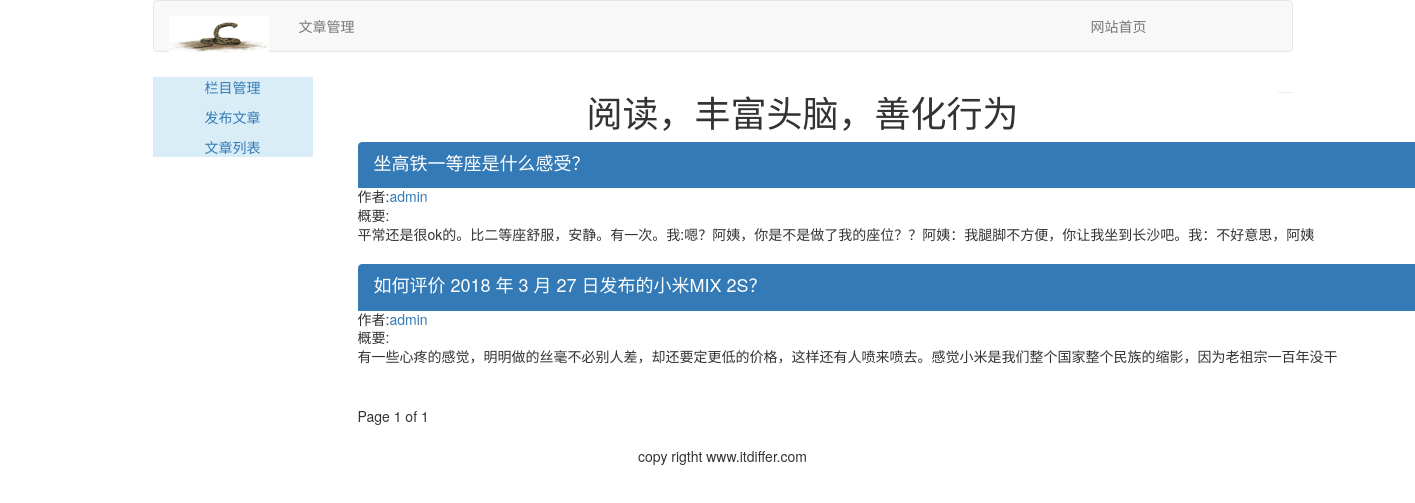
Page /article/list_article_titles/ on the earlier database version.
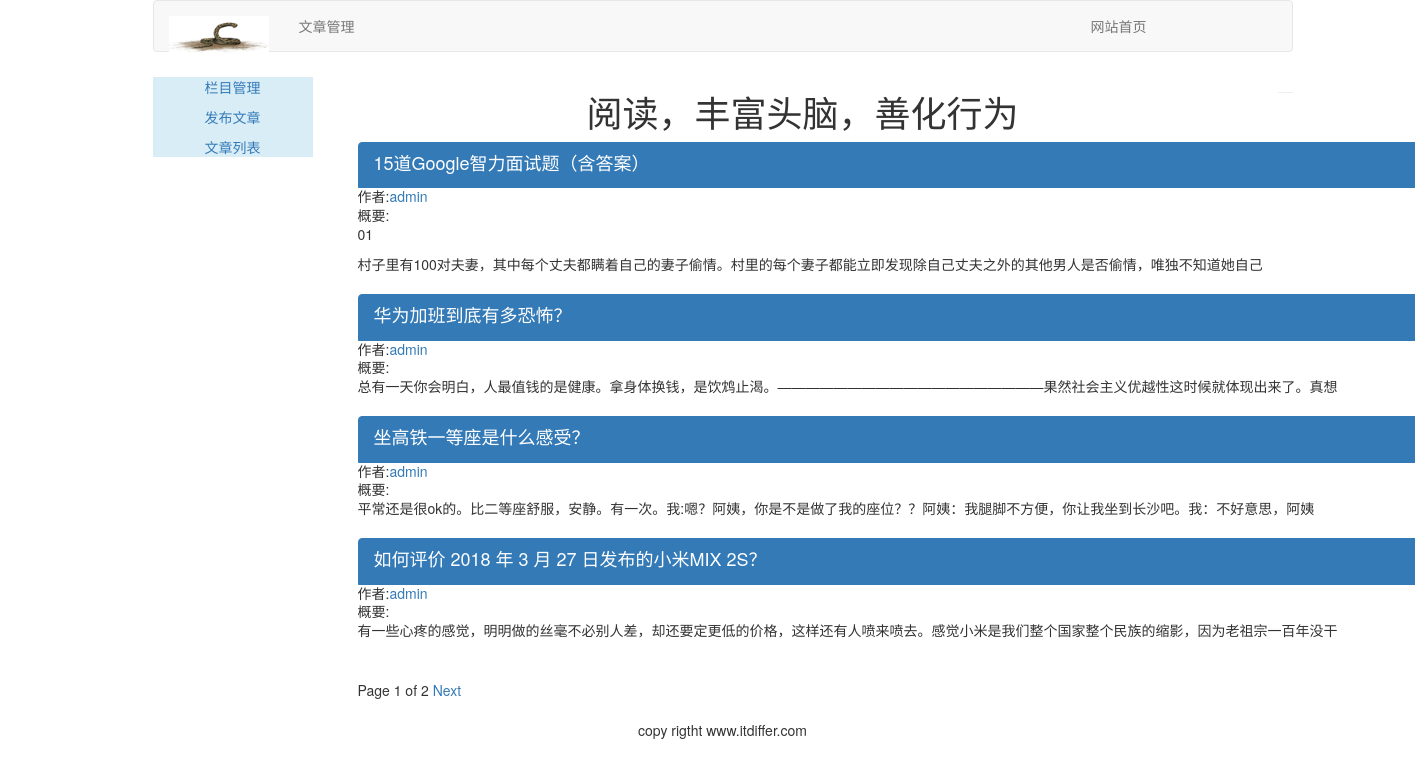
Same page on the later database version.
### article/models.py (models this page shows, shortened)
class ArticlePost(models.Model):
    author = models.ForeignKey(User, related_name="article", on_delete=models.CASCADE)
    title = models.CharField(max_length=200)
    slug = models.SlugField(max_length=500)
    column = models.ForeignKey(ArticleColumn, related_name='article_column', on_delete=models.CASCADE)
    body = models.TextField()
    created = models.DateTimeField(default=timezone.now())
    updated = models.DateTimeField(auto_now=True)
    user_like = models.ManyToManyField(User, related_name='article_like', blank=True)
    class Meta:
        ordering = ('title',)
        index_together = (('id', 'slug'),)  # 对这两个字段建立索引
    def get_url_path(self):
        return reverse('article:list_article_detail', args=[self.id, self.slug])

### article/list_views.py (the view)
# urls.py: url(r'^list_article_titles/(?P<username>[-\w]+)/$', list_views.article_titles, name="author_articles"),
def article_titles(request, username=None):
    if username:
        user = User.objects.get(username=username)
        article_title = ArticlePost.objects.filter(author=user)
        try:
            userinfo = user.userinfo
        except:
            userinfo = None
    else:
        article_title = ArticlePost.objects.all();
    paginator = Paginator(article_title, 4)
    page = request.GET.get('page')
    try:
        current_page = paginator.page(page)
        articles = current_page.object_list
    except PageNotAnInteger:
        current_page = paginator.page(1)
        articles = current_page.object_list
    except EmptyPage:
        current_page = paginator.page(paginator.num_pages)
        articles = current_page.object_list
    if username:
        return render(request, 'article/list/author_article.html',
                      {"articles": articles, "page": current_page, "userinfo": userinfo, "user": user})
    return render(request, 'article/list/article_title.html', {"articles": articles, "page": current_page})

### templates/article/list/article_title.html (shortened to what this page needs)
{% extends 'article/base.html' %}
{% block content %}
    <div class="row text-center vertical-middle-sm">
        <h1>阅读，丰富头脑，善化行为</h1>
    </div>
    <div class="container">
        {% for article in articles %}
            <div class="list-group">
                <a href="{{ article.get_url_path }}" class="list-group-item active">
                    <h4 class="list-group-item-heading">{{ article.title }}</h4></a>
                <p class="list-group-item-text">作者:<a
                        href="{% url 'article:author_articles' article.author.username %}">{{ article.author.username }}</a>
                </p>
                <p class="list-group-item-text">概要:{{ article.body|slice:'70' |linebreaks }}</p>
            </div>
        {% endfor %}
        {% include 'article/paginator.html' %}
    </div>
{% endblock %}

Differences in the rows shown:
added ArticlePost: title "15道Google智力面试题（含答案）", author.username "admin", body "01 村子里有100对夫妻，其中每个丈夫都瞒着自己的妻子偷情。村里的每个妻子都能立即发现除自己丈夫之外的其他男人是否偷情，唯独不知道她自己"
added ArticlePost: title "华为加班到底有多恐怖？", author.username "admin", body "总有一天你会明白，人最值钱的是健康。拿身体换钱，是饮鸩止渴。———————————————————果然社会主义优越性这时候就体现出来了。真想"
Other differences:
{{ page.paginator.num_pages }}: "1" → "2"
text now shown: "Next"
